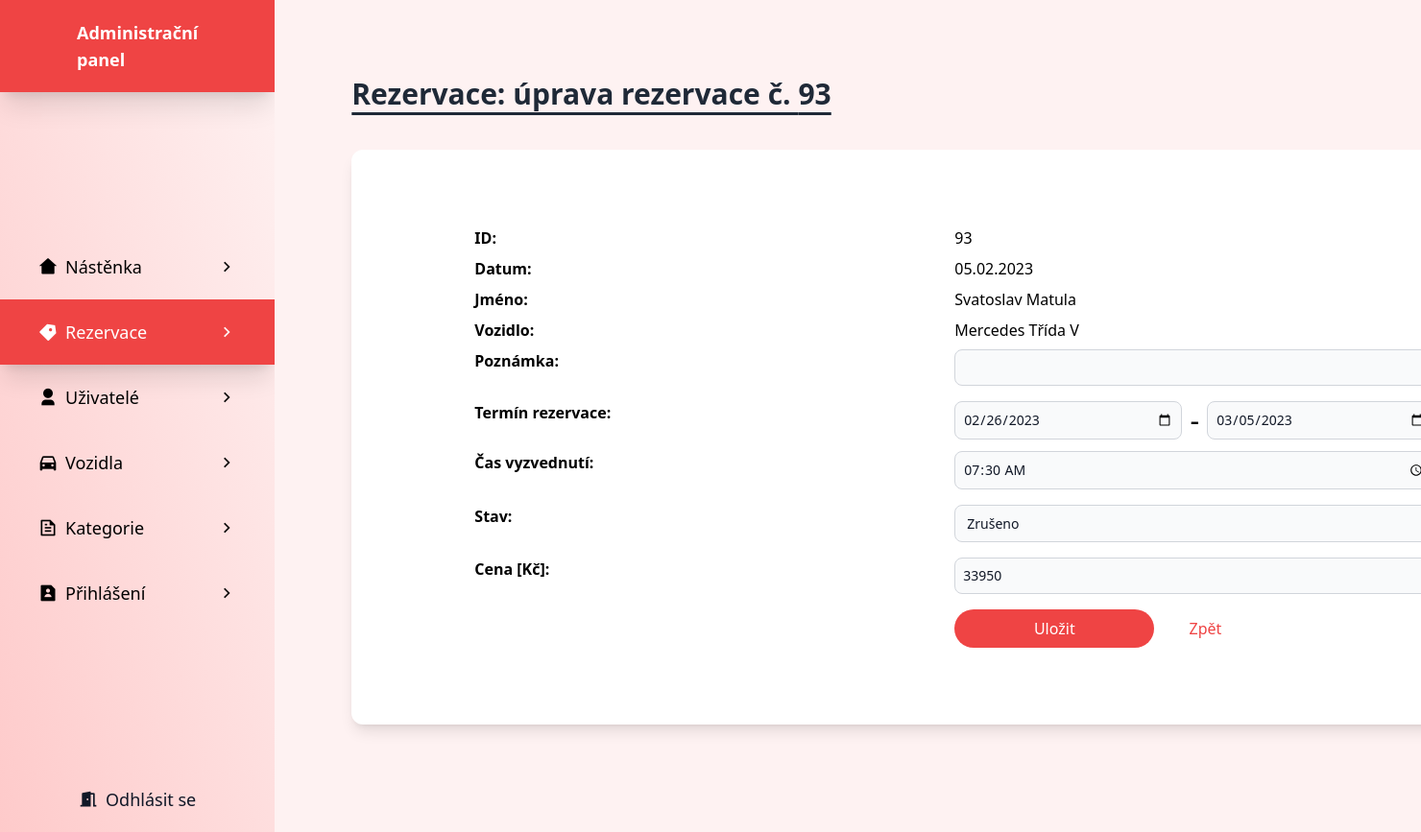
The app's page /rezervace/rezervace-edit.php?rezervace=93 (signed in) with its own data.
### tables this page shows
CREATE TABLE `rezervace` (
  `id_r` int(11) NOT NULL,
  `datum_rezervace` date NOT NULL,
  `rezervace_zacatek` date NOT NULL,
  `rezervace_konec` date NOT NULL,
  `uzivatel` int(11) NOT NULL,
  `vozidlo` int(11) NOT NULL,
  `stav` int(11) NOT NULL,
  `popis` varchar(255) DEFAULT NULL,
  `cas_vyzvednuti` time NOT NULL,
  `cena` int(11) NOT NULL
);

CREATE TABLE `uzivatele` (
  `id_u` int(11) NOT NULL,
  `jmeno` varchar(30) NOT NULL,
  `prijmeni` varchar(30) NOT NULL,
  `email` varchar(40) NOT NULL,
  `telcislo` varchar(13) NOT NULL,
  `heslo` varchar(255) NOT NULL,
  `role` int(11) NOT NULL
);

CREATE TABLE `vozidla` (
  `id_v` int(11) NOT NULL,
  `nazev` varchar(50) NOT NULL,
  `popis` varchar(700) NOT NULL,
  `motor` varchar(30) NOT NULL,
  `pocetmist` int(2) NOT NULL,
  `obrazek` varchar(1000) NOT NULL,
  `dostupnost` tinyint(4) NOT NULL,
  `palivo` varchar(15) NOT NULL,
  `prevodovka` varchar(15) NOT NULL,
  `kategorie` int(11) NOT NULL,
  `rok` varchar(4) NOT NULL,
  `cena` int(15) NOT NULL
);

### rezervace/rezervace-edit.php (the view, shortened to what this page needs)
<?php
    $server = "localhost";
    $uzivatel = "root";
    $heslo = "";
    $db = "carlend";
?>
<!DOCTYPE html>
<html lang="en" class="scroll-smooth ">
<?php
    require_once '../soubory/header.php';
    if(isset($_SESSION["role"])) {
        if($_SESSION["role"] == 1) {
            echo '
            <body class="font-exo scroll-smooth overflow-x-hidden">
            <div class="flex w-full">';
                require_once '../admin/admin-panel.php';
                echo '
                <div class="flex-1 bg-red-50 p-20">';
                    $pripojeni = mysqli_init();
                    if(!mysqli_real_connect($pripojeni, $server, $uzivatel, $heslo, $db)) {
                        die("Chyba při připojování k databázi");
                    }
                    else {
                        if(isset($_GET["rezervace"])) {
                            $sql = "SELECT * FROM rezervace WHERE id_r=" . $_GET["rezervace"];
                            $rezervace = mysqli_query($pripojeni, $sql);
                            if(mysqli_num_rows($rezervace) > 0) {
                                $rezervace = mysqli_fetch_array($rezervace);
                                $sql = "SELECT * FROM uzivatele WHERE id_u = " . $rezervace["uzivatel"];
                                $uzivatel = mysqli_query($pripojeni, $sql)->fetch_array();
                                $sql = "SELECT * FROM vozidla WHERE id_v = " . $rezervace["vozidlo"];
                                $vozidlo = mysqli_query($pripojeni, $sql)->fetch_array();
                                echo '
                                <div class="container mx-auto">
                                    <h1 class="font-bold text-3xl text-gray-800 mb-10 underline underline-offset-8">
                                        Rezervace: úprava rezervace č. ' . $rezervace["id_r"] . '
                                    </h1>
                                </div>
                                <div class="container mx-auto w-full mb-8 overflow-hidden rounded-xl shadow-lg bg-white p-20 px-32">
                                    <form action="rezervace-edit.php?rezervace=' . $rezervace["id_r"] . '" method="post" class="grid grid-cols-2 w-[1000px]">
                                        <p class="font-bold mb-2">ID: </p>
                                        <p class="mb-2">' . $rezervace["id_r"] . '</p>
                                        <p class="font-bold mb-2">Datum: </p>
                                        <p class="mb-2">' . date("d.m.Y", strtotime($rezervace["datum_rezervace"])) . '</p>
                                        <p class="font-bold mb-2">Jméno: </p>
                                        <p class="mb-2">' . $uzivatel["jmeno"] . ' ' . $uzivatel["prijmeni"] . '</p>
                                        <p class="font-bold mb-2">Vozidlo: </p>
                                        <p class="mb-2">' . $vozidlo["nazev"] . '</p>
                                        <p class="font-bold mb-2">Poznámka: </p>
                                        <input type="textarea" name="popis" class="p-2 mb-4 bg-gray-50 border border-gray-300 text-gray-900 text-sm rounded-lg w-full" value="' . $rezervace["popis"] . '">
                                        <p class="font-bold mb-2">Termín rezervace: </p>
                                        <div class="flex items-center justify-center mb-3">
                                            <input type="date" name="rezervace_zacatek" class="p-2 mr-2 bg-gray-50 border border-gray-300 text-gray-900 text-sm rounded-lg w-full" value="' . $rezervace["rezervace_zacatek"] . '" required>
                                            <p class="text-3xl mr-2 font-thin">-</p>
                                            <input type="date" name="rezervace_konec" class="p-2 bg-gray-50 border border-gray-300 text-gray-900 text-sm rounded-lg w-full" value="' . $rezervace["rezervace_konec"] . '" required>
                                        </div>
                                        <p class="font-bold mb-2">Čas vyzvednutí: </p>
                                        <input type="time" name="cas_vyzvednuti" class="p-2 mb-4 bg-gray-50 border border-gray-300 text-gray-900 text-sm rounded-lg w-full" value="' . $rezervace["cas_vyzvednuti"] . '" required>
                                        <p class="font-bold mb-2">Stav: </p>
                                        <select name="stav" class="p-2 mb-4 bg-gray-50 border border-gray-300 text-gray-900 text-sm rounded-lg w-full">';
                                            if($rezervace["stav"] == 1) {
                                                echo '
                                                <option value="1" selected>Potvrzeno</option>
                                                <option value="2">Čekající</option>
                                                <option value="3">Dokončeno</option>
                                                <option value="4">Zrušeno</option>';
                                            }
                                            else if($rezervace["stav"] == 2) {
                                                echo '
                                                <option value="1">Potvrzeno</option>
                                                <option value="2" selected>Čekající</option>
                                                <option value="3">Dokončeno</option>
                                                <option value="4">Zrušeno</option>';
                                            }
                                            else if($rezervace["stav"] == 3) {
                                                echo '
                                                <option value="1">Potvrzeno</option>
                                                <option value="2">Čekající</option>
                                                <option value="3" selected>Dokončeno</option>
                                                <option value="4">Zrušeno</option>';
                                            }
                                            else {
                                                echo '
                                                <option value="1">Potvrzeno</option>
                                                <option value="2">Čekající</option>
                                                <option value="3">Dokončeno</option>
                                                <option value="4" selected>Zrušeno</option>';
                                            }
                                        echo '
                                        </select>
                                        <p class="font-bold mb-2">Cena [Kč]: </p>
                                        <input type="number" name="cena" class="p-2 mb-4 bg-gray-50 border border-gray-300 text-gray-900 text-sm rounded-lg w-full" min="0" value="' . $rezervace["cena"] . '">
                                        <p></p>
                                        <div>
                                            <input type="hidden" name="id_r" value="' . $rezervace["id_r"] . '">
                                            <button type="submit" class="py-2 w-52 mr-8 bg-red-500 hover:bg-red-400 rounded-full transition-all duration-200 text-white">Uložit</button>
                                            <a href="rezervace.php" class="text-red-500">Zpět</a>
                                        </div>
                                    </form>
                                </div>';
                            }
                        }
                    }
                echo '
                </div>
            </div>
        <script src="https://unpkg.com/aos@next/dist/aos.js"></script>
        <script>
        AOS.init();
        </script>
        </body>';
        }
        else {
            echo '
            <h2 class="font-bold text-xl w-full text-center bg-red-500 py-5 text-white">Nemáte dostatečné oprávnění!</h2>
            <a href="../index.php" class="w-full text-center ml-5 font-semibold text-xl">Hlavní stránka</a>';
        }
    }
    else {
        echo '
        <h2 class="font-bold text-xl w-full text-center bg-red-500 py-5 text-white">Nejste přihlášen!</h2>
        <a href="../uzivatele/prihlaseni.php" class="w-full text-center ml-5 font-semibold text-xl">Přihlásit se</a>';
    }
?>
</html>

### records on screen
rezervace: id_r "93", datum_rezervace "05.02.2023", rezervace_zacatek "02/26/2023", rezervace_konec "03/05/2023", cas_vyzvednuti "07:30:00", stav "Zrušeno", cena "33950"
uzivatele: jmeno "Svatoslav", prijmeni "Matula"
vozidla: nazev "Mercedes Třída V"
